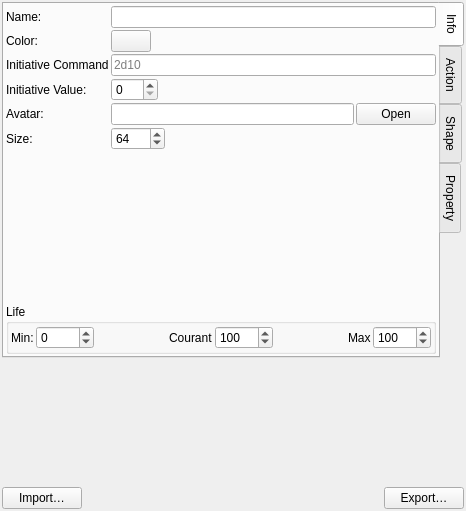
<?xml version="1.0" encoding="UTF-8"?>
<ui version="4.0">
 <class>NpcMakerWidget</class>
 <widget class="QWidget" name="NpcMakerWidget">
  <property name="geometry">
   <rect>
    <x>0</x>
    <y>0</y>
    <width>466</width>
    <height>511</height>
   </rect>
  </property>
  <property name="windowTitle">
   <string>NpcMaker</string>
  </property>
  <layout class="QVBoxLayout" name="verticalLayout_8">
   <property name="spacing">
    <number>2</number>
   </property>
   <property name="leftMargin">
    <number>2</number>
   </property>
   <property name="topMargin">
    <number>2</number>
   </property>
   <property name="rightMargin">
    <number>2</number>
   </property>
   <property name="bottomMargin">
    <number>2</number>
   </property>
   <item>
    <widget class="QTabWidget" name="tabWidget">
     <property name="tabPosition">
      <enum>QTabWidget::East</enum>
     </property>
     <property name="currentIndex">
      <number>0</number>
     </property>
     <widget class="QWidget" name="tab">
      <attribute name="title">
       <string>Info</string>
      </attribute>
      <layout class="QVBoxLayout" name="verticalLayout_7">
       <property name="spacing">
        <number>2</number>
       </property>
       <property name="leftMargin">
        <number>2</number>
       </property>
       <property name="topMargin">
        <number>2</number>
       </property>
       <property name="rightMargin">
        <number>2</number>
       </property>
       <property name="bottomMargin">
        <number>2</number>
       </property>
       <item>
        <layout class="QFormLayout" name="formLayout">
         <property name="horizontalSpacing">
          <number>2</number>
         </property>
         <property name="verticalSpacing">
          <number>2</number>
         </property>
         <item row="0" column="0">
          <widget class="QLabel" name="label">
           <property name="text">
            <string>Name:</string>
           </property>
          </widget>
         </item>
         <item row="0" column="1">
          <widget class="QLineEdit" name="m_nameEdit"/>
         </item>
         <item row="1" column="0">
          <widget class="QLabel" name="label_6">
           <property name="text">
            <string>Color:</string>
           </property>
          </widget>
         </item>
         <item row="1" column="1">
          <layout class="QHBoxLayout" name="horizontalLayout_7">
           <property name="spacing">
            <number>2</number>
           </property>
           <item>
            <widget class="ColorButton" name="m_colorSelector">
             <property name="text">
              <string/>
             </property>
            </widget>
           </item>
           <item>
            <spacer name="horizontalSpacer_4">
             <property name="orientation">
              <enum>Qt::Horizontal</enum>
             </property>
             <property name="sizeHint" stdset="0">
              <size>
               <width>40</width>
               <height>20</height>
              </size>
             </property>
            </spacer>
           </item>
          </layout>
         </item>
         <item row="2" column="0">
          <widget class="QLabel" name="label_7">
           <property name="text">
            <string>Initiative Command</string>
           </property>
          </widget>
         </item>
         <item row="2" column="1">
          <widget class="QLineEdit" name="m_initCommand">
           <property name="placeholderText">
            <string>2d10</string>
           </property>
          </widget>
         </item>
         <item row="3" column="0">
          <widget class="QLabel" name="label_8">
           <property name="text">
            <string>Initiative Value:</string>
           </property>
          </widget>
         </item>
         <item row="3" column="1">
          <layout class="QHBoxLayout" name="horizontalLayout_8">
           <item>
            <widget class="QSpinBox" name="m_initValue">
             <property name="maximum">
              <number>100</number>
             </property>
            </widget>
           </item>
           <item>
            <spacer name="horizontalSpacer_5">
             <property name="orientation">
              <enum>Qt::Horizontal</enum>
             </property>
             <property name="sizeHint" stdset="0">
              <size>
               <width>40</width>
               <height>20</height>
              </size>
             </property>
            </spacer>
           </item>
          </layout>
         </item>
         <item row="4" column="0">
          <widget class="QLabel" name="label_2">
           <property name="text">
            <string>Avatar:</string>
           </property>
          </widget>
         </item>
         <item row="4" column="1">
          <layout class="QHBoxLayout" name="horizontalLayout_4">
           <item>
            <widget class="QLineEdit" name="m_avatarEdit"/>
           </item>
           <item>
            <widget class="QPushButton" name="m_avatarOpenFileBtn">
             <property name="text">
              <string>Open</string>
             </property>
            </widget>
           </item>
          </layout>
         </item>
         <item row="5" column="0">
          <widget class="QLabel" name="label_9">
           <property name="text">
            <string>Size:</string>
           </property>
          </widget>
         </item>
         <item row="5" column="1">
          <layout class="QHBoxLayout" name="horizontalLayout_10">
           <item>
            <widget class="QSpinBox" name="m_sizeEdit">
             <property name="minimum">
              <number>1</number>
             </property>
             <property name="maximum">
              <number>1000</number>
             </property>
             <property name="value">
              <number>64</number>
             </property>
            </widget>
           </item>
           <item>
            <spacer name="horizontalSpacer_8">
             <property name="orientation">
              <enum>Qt::Horizontal</enum>
             </property>
             <property name="sizeHint" stdset="0">
              <size>
               <width>40</width>
               <height>20</height>
              </size>
             </property>
            </spacer>
           </item>
          </layout>
         </item>
        </layout>
       </item>
       <item>
        <layout class="QHBoxLayout" name="horizontalLayout_9">
         <property name="spacing">
          <number>2</number>
         </property>
         <item>
          <spacer name="horizontalSpacer_6">
           <property name="orientation">
            <enum>Qt::Horizontal</enum>
           </property>
           <property name="sizeHint" stdset="0">
            <size>
             <width>40</width>
             <height>20</height>
            </size>
           </property>
          </spacer>
         </item>
         <item>
          <widget class="QLabel" name="m_avatarDisplay">
           <property name="minimumSize">
            <size>
             <width>150</width>
             <height>150</height>
            </size>
           </property>
           <property name="maximumSize">
            <size>
             <width>150</width>
             <height>150</height>
            </size>
           </property>
           <property name="text">
            <string/>
           </property>
           <property name="scaledContents">
            <bool>true</bool>
           </property>
          </widget>
         </item>
         <item>
          <spacer name="horizontalSpacer_7">
           <property name="orientation">
            <enum>Qt::Horizontal</enum>
           </property>
           <property name="sizeHint" stdset="0">
            <size>
             <width>40</width>
             <height>20</height>
            </size>
           </property>
          </spacer>
         </item>
        </layout>
       </item>
       <item>
        <widget class="QGroupBox" name="groupBox_3">
         <property name="title">
          <string>Life</string>
         </property>
         <layout class="QHBoxLayout" name="horizontalLayout_3">
          <property name="spacing">
           <number>2</number>
          </property>
          <property name="leftMargin">
           <number>2</number>
          </property>
          <property name="topMargin">
           <number>2</number>
          </property>
          <property name="rightMargin">
           <number>2</number>
          </property>
          <property name="bottomMargin">
           <number>2</number>
          </property>
          <item>
           <widget class="QLabel" name="label_3">
            <property name="text">
             <string>Min:</string>
            </property>
           </widget>
          </item>
          <item>
           <widget class="QSpinBox" name="m_lifeMin">
            <property name="minimum">
             <number>-1000</number>
            </property>
            <property name="maximum">
             <number>1000</number>
            </property>
           </widget>
          </item>
          <item>
           <spacer name="horizontalSpacer">
            <property name="orientation">
             <enum>Qt::Horizontal</enum>
            </property>
            <property name="sizeHint" stdset="0">
             <size>
              <width>0</width>
              <height>20</height>
             </size>
            </property>
           </spacer>
          </item>
          <item>
           <widget class="QLabel" name="label_4">
            <property name="text">
             <string>Courant</string>
            </property>
           </widget>
          </item>
          <item>
           <widget class="QSpinBox" name="m_currentLife">
            <property name="minimum">
             <number>-1000</number>
            </property>
            <property name="maximum">
             <number>1000</number>
            </property>
            <property name="value">
             <number>100</number>
            </property>
           </widget>
          </item>
          <item>
           <spacer name="horizontalSpacer_2">
            <property name="orientation">
             <enum>Qt::Horizontal</enum>
            </property>
            <property name="sizeHint" stdset="0">
             <size>
              <width>0</width>
              <height>20</height>
             </size>
            </property>
           </spacer>
          </item>
          <item>
           <widget class="QLabel" name="label_5">
            <property name="text">
             <string>Max</string>
            </property>
           </widget>
          </item>
          <item>
           <widget class="QSpinBox" name="m_maxLife">
            <property name="minimum">
             <number>-1000</number>
            </property>
            <property name="maximum">
             <number>1000</number>
            </property>
            <property name="value">
             <number>100</number>
            </property>
           </widget>
          </item>
         </layout>
        </widget>
       </item>
      </layout>
     </widget>
     <widget class="QWidget" name="tab_2">
      <attribute name="title">
       <string>Action</string>
      </attribute>
      <layout class="QVBoxLayout" name="verticalLayout_6">
       <property name="spacing">
        <number>2</number>
       </property>
       <property name="leftMargin">
        <number>2</number>
       </property>
       <property name="topMargin">
        <number>2</number>
       </property>
       <property name="rightMargin">
        <number>2</number>
       </property>
       <property name="bottomMargin">
        <number>2</number>
       </property>
       <item>
        <widget class="QGroupBox" name="groupBox_2">
         <property name="title">
          <string>Actions</string>
         </property>
         <layout class="QHBoxLayout" name="horizontalLayout">
          <property name="spacing">
           <number>2</number>
          </property>
          <property name="leftMargin">
           <number>2</number>
          </property>
          <property name="topMargin">
           <number>2</number>
          </property>
          <property name="rightMargin">
           <number>2</number>
          </property>
          <property name="bottomMargin">
           <number>2</number>
          </property>
          <item>
           <widget class="QTableView" name="m_actionList">
            <property name="selectionMode">
             <enum>QAbstractItemView::SingleSelection</enum>
            </property>
            <attribute name="horizontalHeaderStretchLastSection">
             <bool>true</bool>
            </attribute>
           </widget>
          </item>
          <item>
           <layout class="QVBoxLayout" name="verticalLayout">
            <item>
             <widget class="QToolButton" name="m_addActionBtn">
              <property name="text">
               <string>...</string>
              </property>
             </widget>
            </item>
            <item>
             <widget class="QToolButton" name="m_removeActBtn">
              <property name="text">
               <string>...</string>
              </property>
             </widget>
            </item>
            <item>
             <spacer name="verticalSpacer_2">
              <property name="orientation">
               <enum>Qt::Vertical</enum>
              </property>
              <property name="sizeHint" stdset="0">
               <size>
                <width>20</width>
                <height>40</height>
               </size>
              </property>
             </spacer>
            </item>
           </layout>
          </item>
         </layout>
        </widget>
       </item>
      </layout>
     </widget>
     <widget class="QWidget" name="tab_3">
      <attribute name="title">
       <string>Shape</string>
      </attribute>
      <layout class="QVBoxLayout" name="verticalLayout_5">
       <property name="spacing">
        <number>2</number>
       </property>
       <property name="leftMargin">
        <number>2</number>
       </property>
       <property name="topMargin">
        <number>2</number>
       </property>
       <property name="rightMargin">
        <number>2</number>
       </property>
       <property name="bottomMargin">
        <number>2</number>
       </property>
       <item>
        <widget class="QGroupBox" name="groupBox">
         <property name="title">
          <string>Shapes</string>
         </property>
         <layout class="QHBoxLayout" name="horizontalLayout_2">
          <property name="spacing">
           <number>2</number>
          </property>
          <property name="leftMargin">
           <number>2</number>
          </property>
          <property name="topMargin">
           <number>2</number>
          </property>
          <property name="rightMargin">
           <number>2</number>
          </property>
          <property name="bottomMargin">
           <number>2</number>
          </property>
          <item>
           <widget class="QTableView" name="m_shapeList">
            <property name="selectionMode">
             <enum>QAbstractItemView::SingleSelection</enum>
            </property>
            <attribute name="horizontalHeaderStretchLastSection">
             <bool>true</bool>
            </attribute>
           </widget>
          </item>
          <item>
           <layout class="QVBoxLayout" name="verticalLayout_2">
            <item>
             <widget class="QToolButton" name="m_addShapeBtn">
              <property name="text">
               <string>...</string>
              </property>
             </widget>
            </item>
            <item>
             <widget class="QToolButton" name="m_removeShapeBtn">
              <property name="text">
               <string>...</string>
              </property>
             </widget>
            </item>
            <item>
             <spacer name="verticalSpacer">
              <property name="orientation">
               <enum>Qt::Vertical</enum>
              </property>
              <property name="sizeHint" stdset="0">
               <size>
                <width>20</width>
                <height>40</height>
               </size>
              </property>
             </spacer>
            </item>
           </layout>
          </item>
         </layout>
        </widget>
       </item>
      </layout>
     </widget>
     <widget class="QWidget" name="tab_4">
      <attribute name="title">
       <string>Property</string>
      </attribute>
      <layout class="QVBoxLayout" name="verticalLayout_4">
       <property name="spacing">
        <number>2</number>
       </property>
       <property name="leftMargin">
        <number>2</number>
       </property>
       <property name="topMargin">
        <number>2</number>
       </property>
       <property name="rightMargin">
        <number>2</number>
       </property>
       <property name="bottomMargin">
        <number>2</number>
       </property>
       <item>
        <widget class="QGroupBox" name="groupBox_4">
         <property name="title">
          <string>Properties</string>
         </property>
         <layout class="QHBoxLayout" name="horizontalLayout_5">
          <property name="spacing">
           <number>2</number>
          </property>
          <property name="leftMargin">
           <number>2</number>
          </property>
          <property name="topMargin">
           <number>2</number>
          </property>
          <property name="rightMargin">
           <number>2</number>
          </property>
          <property name="bottomMargin">
           <number>2</number>
          </property>
          <item>
           <widget class="QTableView" name="m_propertyList">
            <property name="selectionMode">
             <enum>QAbstractItemView::SingleSelection</enum>
            </property>
            <property name="selectionBehavior">
             <enum>QAbstractItemView::SelectRows</enum>
            </property>
            <attribute name="horizontalHeaderStretchLastSection">
             <bool>true</bool>
            </attribute>
           </widget>
          </item>
          <item>
           <layout class="QVBoxLayout" name="verticalLayout_3">
            <item>
             <widget class="QToolButton" name="m_addPropertyBtn">
              <property name="text">
               <string>...</string>
              </property>
             </widget>
            </item>
            <item>
             <widget class="QToolButton" name="m_removePropertyBtn">
              <property name="text">
               <string>...</string>
              </property>
             </widget>
            </item>
            <item>
             <spacer name="verticalSpacer_3">
              <property name="orientation">
               <enum>Qt::Vertical</enum>
              </property>
              <property name="sizeHint" stdset="0">
               <size>
                <width>20</width>
                <height>40</height>
               </size>
              </property>
             </spacer>
            </item>
           </layout>
          </item>
         </layout>
        </widget>
       </item>
      </layout>
     </widget>
    </widget>
   </item>
   <item>
    <spacer name="verticalSpacer_4">
     <property name="orientation">
      <enum>Qt::Vertical</enum>
     </property>
     <property name="sizeHint" stdset="0">
      <size>
       <width>20</width>
       <height>13</height>
      </size>
     </property>
    </spacer>
   </item>
   <item>
    <layout class="QHBoxLayout" name="horizontalLayout_6">
     <property name="spacing">
      <number>2</number>
     </property>
     <item>
      <widget class="QPushButton" name="m_importNpc">
       <property name="text">
        <string>Import…</string>
       </property>
      </widget>
     </item>
     <item>
      <spacer name="horizontalSpacer_3">
       <property name="orientation">
        <enum>Qt::Horizontal</enum>
       </property>
       <property name="sizeHint" stdset="0">
        <size>
         <width>40</width>
         <height>20</height>
        </size>
       </property>
      </spacer>
     </item>
     <item>
      <widget class="QPushButton" name="m_exportNpc">
       <property name="text">
        <string>Export…</string>
       </property>
      </widget>
     </item>
    </layout>
   </item>
  </layout>
  <action name="m_addActionAct">
   <property name="icon">
    <iconset resource="../../../../rolisteam.qrc">
     <normaloff>:/resources/icons/add_round.png</normaloff>:/resources/icons/add_round.png</iconset>
   </property>
   <property name="text">
    <string>Add Action</string>
   </property>
   <property name="toolTip">
    <string>add action</string>
   </property>
  </action>
  <action name="m_removeActionAct">
   <property name="icon">
    <iconset resource="../../../../rolisteam.qrc">
     <normaloff>:/resources/icons/delete.png</normaloff>:/resources/icons/delete.png</iconset>
   </property>
   <property name="text">
    <string>Remove Action</string>
   </property>
   <property name="toolTip">
    <string>Remove Action</string>
   </property>
  </action>
  <action name="m_addShapeAct">
   <property name="icon">
    <iconset resource="../../../../rolisteam.qrc">
     <normaloff>:/resources/icons/add_round.png</normaloff>:/resources/icons/add_round.png</iconset>
   </property>
   <property name="text">
    <string>Add Shape</string>
   </property>
   <property name="toolTip">
    <string>Add Shape</string>
   </property>
  </action>
  <action name="m_removeShapeAct">
   <property name="icon">
    <iconset resource="../../../../rolisteam.qrc">
     <normaloff>:/resources/icons/delete.png</normaloff>:/resources/icons/delete.png</iconset>
   </property>
   <property name="text">
    <string>Remove Shape</string>
   </property>
   <property name="toolTip">
    <string>Remove Shape</string>
   </property>
  </action>
  <action name="m_addPropertyAct">
   <property name="icon">
    <iconset resource="../../../../rolisteam.qrc">
     <normaloff>:/resources/icons/add_round.png</normaloff>:/resources/icons/add_round.png</iconset>
   </property>
   <property name="text">
    <string>Add Property</string>
   </property>
   <property name="toolTip">
    <string>Add Property</string>
   </property>
  </action>
  <action name="m_removePropertyAct">
   <property name="icon">
    <iconset resource="../../../../rolisteam.qrc">
     <normaloff>:/resources/icons/delete.png</normaloff>:/resources/icons/delete.png</iconset>
   </property>
   <property name="text">
    <string>Remove Property</string>
   </property>
   <property name="toolTip">
    <string>Remove Property</string>
   </property>
  </action>
 </widget>
 <customwidgets>
  <customwidget>
   <class>ColorButton</class>
   <extends>QPushButton</extends>
   <header>common/widgets/colorbutton.h</header>
  </customwidget>
 </customwidgets>
 <resources>
  <include location="../../../../rolisteam.qrc"/>
  <include location="../../../../rolisteam.qrc"/>
 </resources>
 <connections/>
</ui>
